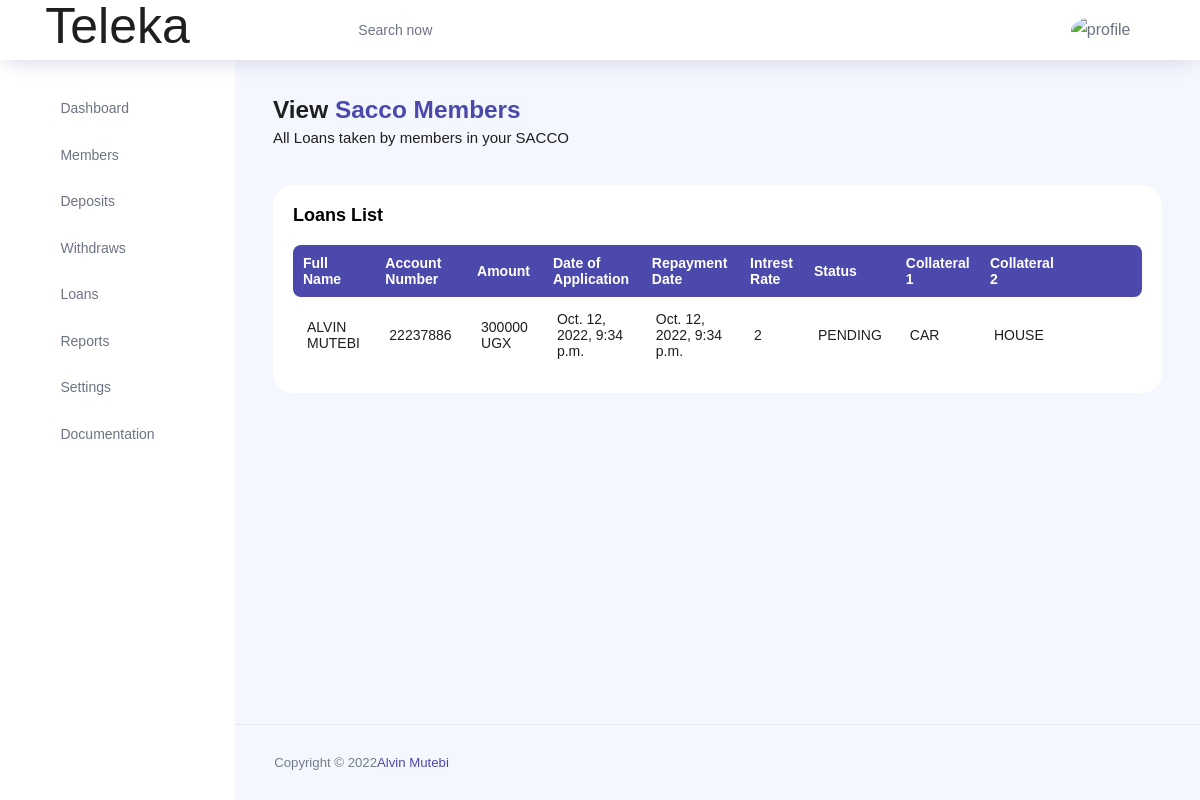
Before: /view-loans/ (signed in) with the older database file.
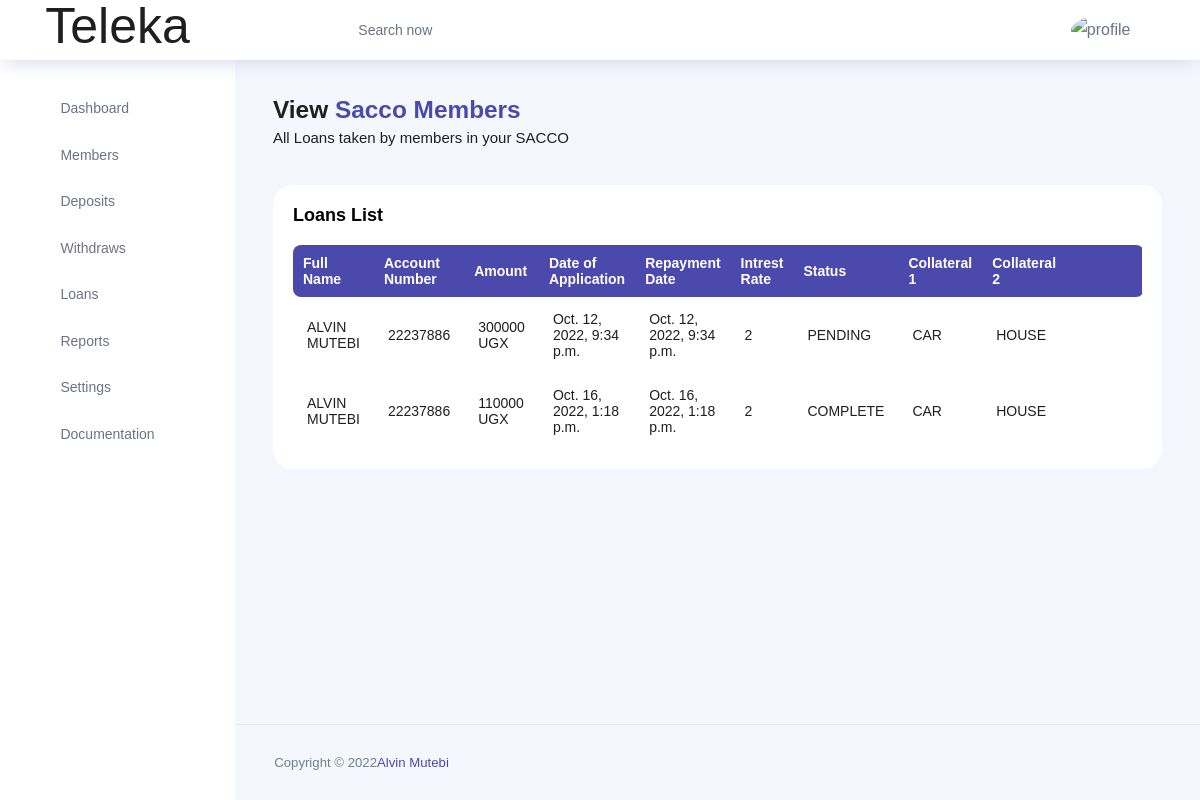
After: the same page with the newer database file.
### teleka/models.py (models this page shows, shortened)
class Loan(models.Model):
		STATUS = (
		('COMPLETE','COMPLETE'),
		('PENDING', 'PENDING'),
		)
		REPAY_PERIOD = (
		('DAYS','DAYS'),
		('MONTHS', 'MONTHS'),
		('YEARS', 'YEARS'),
		)
		member_name = models.ForeignKey(Member, on_delete=models.CASCADE, null=True, blank=True)
		account_number = models.CharField(max_length=200, null=True)
		amount = models.CharField(max_length=200, null=True)
		date_of_loan_application = models.DateTimeField(auto_now=True, null=True)
		date_of_repayemnt = models.DateTimeField(auto_now=True, null=True)
		intrest_rate = models.CharField(max_length=200, null=True)
		repay_in = models.CharField(max_length=200, choices=REPAY_PERIOD)
		status = models.CharField(max_length=200, choices=STATUS)
		collateral1 = models.CharField(max_length=200, null=True)
		collateral2 = models.CharField(max_length=200, null=True)
		reason = models.TextField(max_length=1000, null=True)

class Member(models.Model):
	STATUS = (
		('ACTIVE','ACTIVE'),
		('PENDING', 'PENDING'),
		)
	ID_TYPE = (
		('NATIONAL ID', 'NATIONAL ID'),
		('PASSPORT', 'PASSPORT'),
		('DRIVING PERMIT', 'DRIVING PERMIT'),
	    )
	GENDER = (
		('MALE','MALE'),
		('FEMALE', 'FEMALE'),
		)
	DISTRICTS = (
		('Abim','Abim'),
		('Adjumani','Adjumani'),
		('Agago','Agago'),
		('Alebtong','Alebtong'),
		('Amolatar','Amolatar'),
		('Amudat','Amudat'),
		('Amuria','Amuria'),
		('Amuru','Amuru'),
		('Apac','Apac'),
		('Arua','Arua'),
		('Budaka','Budaka'),
		('Bududa','Bududa'),
		('Bugiri','Bugiri'),
		('Bugweri','Bugweri'),
		('Buikwe','Buikwe'),
		('Bukedea','Bukedea'),
		('Bukomansimbi','Bukomansimbi'),
		('Bukwa','Bukwa'),
		('Bulambuli','Bulambuli'),
		('Buliisa','Buliisa'),
		('Bundibugyo','Bundibugyo'),
		('Bunyangabu','Bunyangabu'),
		('Bushenyi','Bushenyi'),
		('Busia','Busia'),
		('Butebo','Butebo'),
		('Buvuma','Buvuma'),
		('Buyende','Buyende'),
		('Dokolo','Dokolo'),
		('Gomba','Gomba'),
		('Gulu','Gulu'),
		('Hoima','Hoima'),
		('Ibanda','Ibanda'),
		('Iganga','Iganga'),
		('Isingiro','Isingiro'),
		('Jinja','Jinja'),
		('Kaabong','Kaabong'),
		('Kabale','Kabale'),
		('Kabarole','Kabarole'),
		('Kaberamaido','Kaberamaido'),
		('Kagadi','Kagadi'),
		('Kakumiro','Kakumiro'),
		('Kalangala','Kalangala'),
		('Kaliro','Kaliro'),
		('Kalungu','Kalungu'),
		('Kampala','Kampala'),
		('Kamuli','Kamuli'),
		('Kamwenge','Kamwenge'),
		('Kanungu','Kanungu'),
		('Kapchorwa','Kapchorwa'),
		('Kapelebyong','Kapelebyong'),
		('Kasanda','Kasanda'),
		('Kasese','Kasese'),
		('Katakwi','Katakwi'),
		('Kayunga','Kayunga'),
		('Kibaale','Kibaale'),
		('Kiboga','Kiboga'),
		('Kibuku','Kibuku'),
		('Kikuube','Kikuube'),
		('Kiruhura','Kiruhura'),
		('Kiryandongo','Kiryandongo'),
		('Kisoro','Kisoro'),
		('Kitgum','Kitgum'),
		('Koboko','Koboko'),
		('Kole','Kole'),
		('Kotido','Kotido'),
		('Kumi','Kumi'),
		('Kwania','Kwania'),
		('Kween','Kween'),
		('Kyankwanzi','Kyankwanzi'),
		('Kyegegwa','Kyegegwa'),
		('Kyenjojo','Kyenjojo'),
		('Kyotera','Kyotera'),
		('Lamwo','Lamwo'),
		('Lira','Lira'),
		('Luuka','Luuka'),
		('Luwero','Luwero'),
		('Lwengo','Lwengo'),
		('Lyantonde','Lyantonde'),
		('Manafwa','Manafwa'),
		('Maracha','Maracha'),
		('Masaka','Masaka'),
		('Masindi','Masindi'),
		('Mayuge','Mayuge'),
		('Mbale','Mbale'),
		('Mbarara','Mbarara'),
		('Mitooma','Mitooma'),
		('Mityana','Mityana'),
		('Moroto','Moroto'),
		('Moyo','Moyo'),
		('Mpigi','Mpigi'),
		('Mubende','Mubende'),
		('Mukono','Mukono'),
		('Nabilatuk','Nabilatuk'),
		('Nakapiripirit','Nakapiripirit'),
		('Nakaseke','Nakaseke'),
		('Nakasongola','Nakasongola'),
		('Namayingo','Namayingo'),
		('Namisindwa','Namisindwa'),
		('Namutumba','Namutumba'),
		('Napak','Napak'),
		('Nebbi','Nebbi'),
		('Ngora','Ngora'),
		('Ntoroko','Ntoroko'),
		('Ntungamo','Ntungamo'),
		('Nwoya','Nwoya'),
		('Omoro','Omoro'),
		('Otuke','Otuke'),
		('Oyam','Oyam'),
		('Pader','Pader'),
		('Pakwach','Pakwach'),
		('Pallisa','Pallisa'),
		('Rakai','Rakai'),
		('Rubanda','Rubanda'),
		('Rubirizi','Rubirizi'),
		('Rukiga','Rukiga'),
		('Rukungiri','Rukungiri'),
		('Sembabule','Sembabule'),
		('Serere','Serere'),
		('Sheema','Sheema'),
		('Sironko','Sironko'),
		('Soroti','Soroti'),
		('Tororo','Tororo'),
		('Wakiso','Wakiso'),
		('Yumbe','Yumbe'),
		('Zombo','Zombo'),
		)
	user = models.ForeignKey(User, on_delete=models.CASCADE, null=True, blank=True)
	firstname = models.CharField(max_length=200, null=True)
	lastname = models.CharField(max_length=200, null=True)
	id_type = models.CharField(max_length=200, null=True, choices=ID_TYPE)
	id_number = models.CharField(max_length=200, null=True)
	gender = models.CharField(max_length=200, null=True, choices=GENDER)
	date_of_birth = models.DateField(auto_now_add=False, null=True)
	district = models.CharField(max_length=200, null=True, choices=DISTRICTS)
	county = models.CharField(max_length=200, null=True)
	subcounty = models.CharField(max_length=200, null=True)
	parish = models.CharField(max_length=200, null=True)
	village = models.CharField(max_length=200, null=True)
	account_number = models.CharField(max_length=200, null=True)
	opening_balance = models.CharField(max_length=200, null=True)
	email = models.CharField(max_length=200, null=True)
	phone = models.CharField(max_length=200, null=True)
	next_of_keen_first_name = models.CharField(max_length=200, null=True)
	next_of_keen_last_name = models.CharField(max_length=200, null=True)
	next_of_keen_phone = models.CharField(max_length=200, null=True)
	next_of_keen_relationship = models.CharField(max_length=200, null=True)
	status = models.CharField(max_length=200, null=True, choices=STATUS)
	def __str__(self):
		return self.firstname + " " + self.lastname

### teleka/views.py (the view)
# urls.py: path('view-loans/',ViewLoan.as_view(), name='view-loans'),
class ViewLoan(LoginRequiredMixin, SuccessMessageMixin,ListView):
    model= User
    model = Loan
    context_object_name = 'loans'
    template_name = 'teleka/viewLoan.html'
    def get_context_data(self, **kwargs):
        context = super().get_context_data(**kwargs)
        context['loans'] = context['loans']    #.filter(user=self.request.user)
        return context

### teleka/templates/teleka/viewLoan.html (shortened to what this page needs)
{% extends 'teleka/main.html' %}
{% load crispy_forms_tags %}
{% load static %}
{% block content %}
{% include 'teleka/header.html' %}
<div class="main-panel">
    <div class="content-wrapper">
        <div class="row">
            <div class="col-md-12 grid-margin">
                <div class="row">
                    <div class="col-12 col-xl-8 mb-4 mb-xl-0">
                        <h3 class="font-weight-bold">View <span class="text-primary">Sacco Members</span>
                        </h3>
                        <h6 class="font-weight-normal mb-0">All Loans taken by members in your SACCO</h6>
                    </div>
                </div>
            </div>
        </div>
        <div class="row">
            <div class="col-md-12 grid-margin stretch-card">
                <div class="card">
                    <div class="card-body">
                        <p class="card-title">Loans List</p>
                        <div class="row">
                            <div class="col-12">
                                <div class="table-responsive">
                                    <table id="example" class="display expandable-table" style="width:100%">
                                        <thead>
                                            <tr>
                                                <th>Full Name</th>
                                                <th>Account Number</th>
                                                <th>Amount</th>
                                                <th>Date of Application</th>
                                                <th>Repayment Date</th>
                                                <th>Intrest Rate</th>
                                                <th>Status</th>
                                                <th>Collateral 1</th>
                                                <th>Collateral 2</th>
                                                <th></th>
                                                <th></th>
                                            </tr>
                                        </thead>
                                        <tbody>
                                            {% for loan in loans %}
                                            <tr>
                                                <td>{{loan.member_name}}</td>
                                                <td>{{loan.account_number}}</td>
                                                <td>{{loan.amount}} UGX</td>
                                                <td>{{loan.date_of_loan_application}}</td>
                                                <td>{{loan.date_of_repayemnt}}</td>
                                                <td>{{loan.intrest_rate}}</td>
                                                <td>{{loan.status}}</td>
                                                <td>{{loan.collateral1}}</td>
                                                <td>{{loan.collateral2}}</td>
                                                <td><a href="{% url 'loan-update' loan.id %}"><i
                                                            class="ti-pencil-alt text-primary"></i></a></td>
                                                <td><a href="{% url 'loan-delete' loan.id %}"><i
                                                            class="ti-trash text-primary"></i></a></td>
                                            </tr>
                                            {% endfor %}
                                        </tbody>
                                    </table>
                                </div>
                            </div>
                        </div>
                    </div>
                </div>
            </div>
        </div>
    </div>
    <footer class="footer">
        <div class="d-sm-flex justify-content-center justify-content-sm-between">
            <span class="text-muted text-center text-sm-left d-block d-sm-inline-block">Copyright © 2022<a
                    href="https://www.bootstrapdash.com/" target="_blank">Alvin Mutebi</a></span>
        </div>
    </footer>
</div>
{% endblock content%}

### teleka/templates/teleka/main.html (shortened to what this page needs)
{% load static %}
<!DOCTYPE html>
<html lang="en">
<head>
    <link rel="stylesheet" href="{% static 'path-to/node_modules/mdi/css/materialdesignicons.min.css'%}" />
    <link rel="stylesheet" href="{% static 'assets/vendors/feather/feather.css' %}">
    <link rel="stylesheet" href="{% static 'assets/vendors/ti-icons/css/themify-icons.css' %}">
    <link rel="stylesheet" href="{% static 'assets/vendors/css/vendor.bundle.base.css' %}">
    <link rel="stylesheet" href="{% static 'assets/vendors/ti-icons/css/themify-icons.css' %}">
    <link rel="stylesheet" type="text/css" href="{% static 'assets/js/select.dataTables.min.css' %}">
    <link rel="stylesheet" href="{% static 'assets/css/vertical-layout-light/style.css' %}">
</head>
<body>
    {% block content %} {% endblock content%}

### teleka/templates/teleka/header.html (shortened to what this page needs)
{% load static %}
{% block content%}
<div class="container-scroller">
    <nav class="navbar col-lg-12 col-12 p-0 fixed-top d-flex flex-row">
        <div class="text-center navbar-brand-wrapper d-flex align-items-center justify-content-center">
            <h1>Teleka</h1>
        </div>
        <div class="navbar-menu-wrapper d-flex align-items-center justify-content-end">
            <button class="navbar-toggler navbar-toggler align-self-center" type="button" data-toggle="minimize">
                <span class="icon-menu"></span>
            </button>
            <ul class="navbar-nav mr-lg-2">
                <li class="nav-item nav-search d-none d-lg-block">
                    <div class="input-group">
                        <div class="input-group-prepend hover-cursor" id="navbar-search-icon">
                            <span class="input-group-text" id="search">
                                <i class="icon-search"></i>
                            </span>
                        </div>
                        <input type="text" class="form-control" id="navbar-search-input" placeholder="Search now"
                            aria-label="search" aria-describedby="search">
                    </div>
                </li>
            </ul>
            <ul class="navbar-nav navbar-nav-right">
                <li class="nav-item nav-profile dropdown">
                    <a class="nav-link dropdown-toggle" href="#" data-toggle="dropdown" id="profileDropdown">
                        <img src="{% static 'assets/images/faces/AlvinMutebi.png' %}" alt="profile" />
                    </a>
                </li>
                <li class="nav-item nav-settings d-none d-lg-flex">
                    <a class="nav-link" href="#">
                        <i class="icon-ellipsis"></i>
                    </a>
                </li>
            </ul>
        </div>
    </nav>
    <div class="container-fluid page-body-wrapper">
        <nav class="sidebar sidebar-offcanvas" id="sidebar">
            <ul class="nav">
                <li class="nav-item">
                    <a class="nav-link" href="{% url 'dashboard' %}">
                        <i class="icon-grid menu-icon"></i>
                        <span class="menu-title">Dashboard</span>
                    </a>
                </li>
                <li class="nav-item">
                    <a class="nav-link" data-toggle="collapse" href="#ui-basic" aria-expanded="false"
                        aria-controls="ui-basic">
                        <i class="ti-id-badge menu-icon"></i>
                        <span class="menu-title">Members</span>
                        <i class="menu-arrow"></i>
                    </a>
                </li>
                <li class="nav-item">
                    <a class="nav-link" data-toggle="collapse" href="#form-elements" aria-expanded="false"
                        aria-controls="form-elements">
                        <i class="ti-wallet menu-icon"></i>
                        <span class="menu-title">Deposits</span>
                        <i class="menu-arrow"></i>
                    </a>
                </li>
                <li class="nav-item">
                    <a class="nav-link" data-toggle="collapse" href="#tables" aria-expanded="false"
                        aria-controls="tables">
                        <i class="ti-wallet menu-icon"></i>
                        <span class="menu-title">Withdraws</span>
                        <i class="menu-arrow"></i>
                    </a>
                </li>
                <li class="nav-item">
                    <a class="nav-link" data-toggle="collapse" href="#icons" aria-expanded="false"
                        aria-controls="icons">
                        <i class="ti-agenda menu-icon"></i>
                        <span class="menu-title">Loans</span>
                        <i class="menu-arrow"></i>
                    </a>
                </li>
                <li class="nav-item">
                    <a class="nav-link" data-toggle="collapse" href="#charts" aria-expanded="false"
                        aria-controls="charts">
                        <i class="icon-bar-graph menu-icon"></i>
                        <span class="menu-title">Reports</span>
                        <i class="menu-arrow"></i>
                    </a>
                </li>
                <li class="nav-item">
                    <a class="nav-link" data-toggle="collapse" href="#auth" aria-expanded="false" aria-controls="auth">
                        <i class="ti-panel menu-icon"></i>
                        <span class="menu-title">Settings</span>
                        <i class="menu-arrow"></i>
                    </a>
                </li>
                <li class="nav-item">
                    <a class="nav-link" href="pages/documentation/documentation.html">
                        <i class="icon-paper menu-icon"></i>
                        <span class="menu-title">Documentation</span>
                    </a>
                </li>
            </ul>
        </nav>
        {% endblock content%}

Changed rows visible on the page:
added Loan: member_name "ALVIN MUTEBI", account_number "22237886", amount "110000", date_of_loan_application "Oct. 16, 2022, 1:18 p.m.", date_of_repayemnt "Oct. 16, 2022, 1:18 p.m.", intrest_rate "2", status "COMPLETE", collateral1 "CAR", collateral2 "HOUSE"
